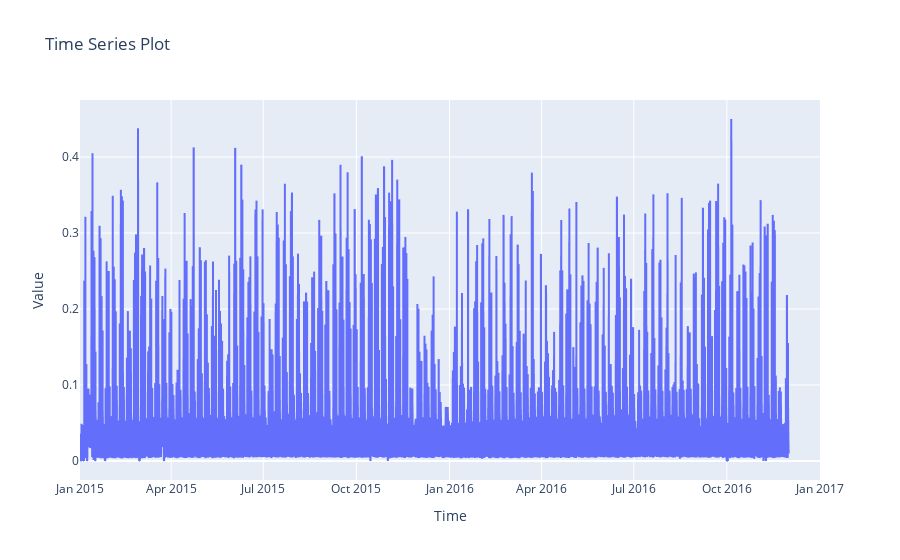

This figure's notebook cell:
### Code cell
import plotly.express as px

# Fast interactive plot with Plotly
fig = px.line(df, x='DateTime', y='X', title="Time Series Plot")
fig.update_layout(xaxis_title="Time", yaxis_title="Value")
fig.show()

### Figure 1 — Plotly figure (JSON) as saved in the notebook; plotly's stock layout.template omitted (floating-point values rounded to 4 significant figures; data arrays with more than 128 entries replaced by an {"elided": "..."} marker saying what was removed)
{"data": [{"hovertemplate": "DateTime=%{x}<br>X=%{y}<extra></extra>", "legendgroup": "", "line": {"color": "#636efa", "dash": "solid"}, "marker": {"symbol": "circle"}, "mode": "lines", "name": "", "showlegend": false, "type": "scattergl", "x": {"elided": "17544 str values"}, "xaxis": "x", "y": {"elided": "17544 float values"}, "yaxis": "y"}], "layout": {"legend": {"tracegroupgap": 0}, "title": {"text": "Time Series Plot"}, "xaxis": {"anchor": "y", "domain": [0, 1], "title": {"text": "Time"}}, "yaxis": {"anchor": "x", "domain": [0, 1], "title": {"text": "Value"}}}}
